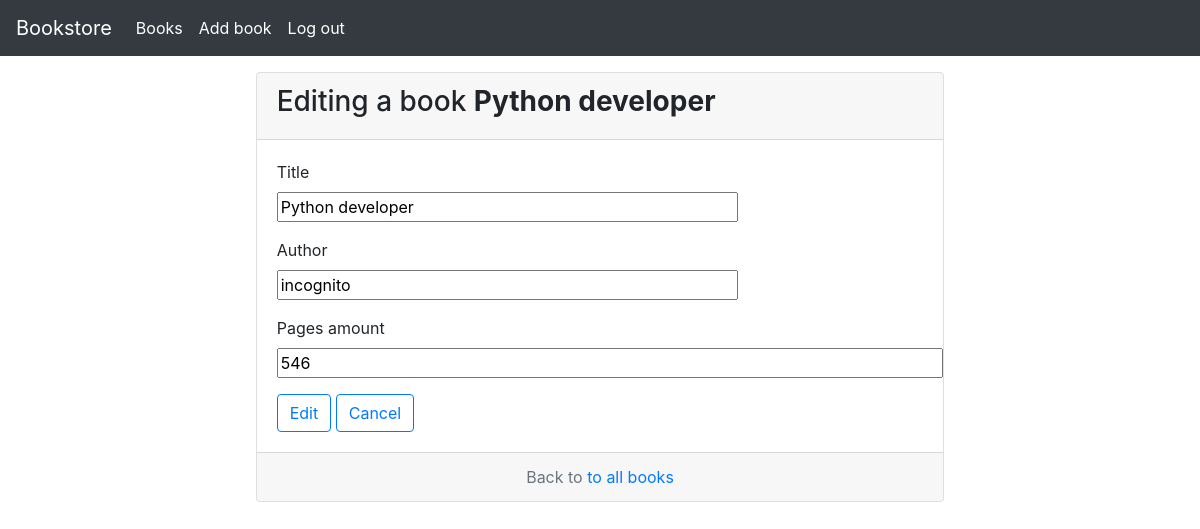
Screenshot of /books/4/edit (signed in) with the database file from the repository.
### app/models.py (models this page shows)
class Book(db.Model):
    id = db.Column(db.Integer, primary_key=True)
    title = db.Column(db.String(100))
    author = db.Column(db.String(100))
    pages_amount = db.Column(db.Integer)
    published =  db.Column(db.DateTime, index=True, default=datetime.now())
    user_id = db.Column(db.Integer, db.ForeignKey('user.id'))

### app/routes.py (the view, shortened to what this page needs)
@app.route('/books/<id>/edit', methods=['GET', 'POST'])
@login_required
def book_update(id):
    book = Book.query.get_or_404(id)
    form = BookForm(obj=book)
    return render_template("book_edit.html", book=book, form=form)

### app/forms.py
class BookForm(FlaskForm):
    title = StringField('Title', validators=[DataRequired()])
    author = StringField("Author", validators=[DataRequired()])
    pages_amount = StringField("Pages amount", validators=[DataRequired()])
    submit = SubmitField('Publication')

### app/models.py (called while the page is built)
@login.user_loader
def load_user(id:int):
    return User.query.get(int(id))

### app/templates/book_edit.html (shortened to what this page needs)
{% extends 'base_card.html' %}
{% block card_header %}
<h3>Editing a book <b>{{ book.title }}</b></h3>
{% endblock %}
{% block card_body %}
    <form action="" method="POST" novalidate>
        <p>
            {{ form.title.label }}<br>
            {{ form.title(size=40)}}<br>
        </p>
        <p>
            {{ form.author.label }}<br>
            {{ form.author(size=40)}}<br>
        </p>
        <p>
            {{ form.pages_amount.label }}<br>
            {{ form.pages_amount(size=60)}}<br>
        </p>
        <button type="submit" class="btn btn-outline-primary">Edit</button>
        <form action="{{ url_for('book_detail', id=book.id) }}" method="POST" novalidate>
            <button type="submit" class="btn btn-outline-primary">Cancel</button>
        </form>
    </form>
{% endblock %}
{% block card_footer %}
<span>
    Back to <a href="{{ url_for('books_list') }}">to all books</a>
</span>
{% endblock %}

### rows the page displays
Book: title "Python developer", author "incognito", pages_amount "546"
